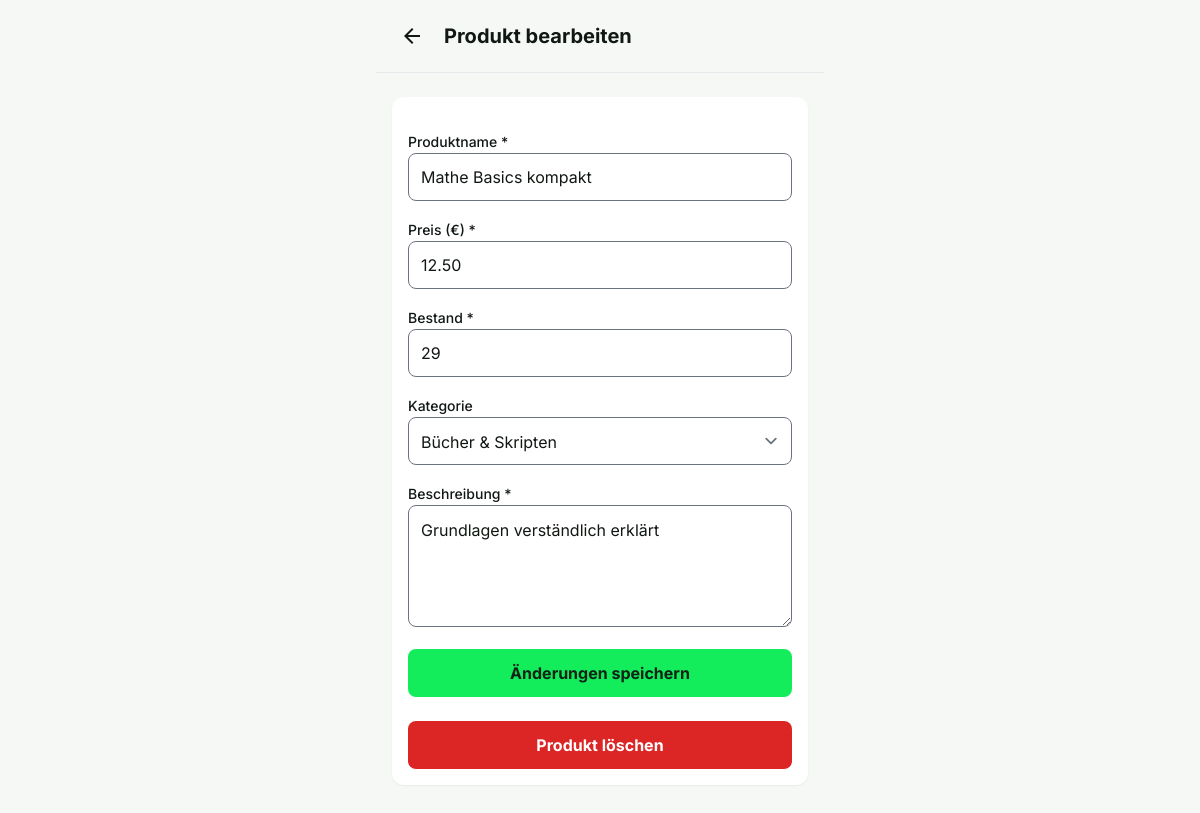
Screenshot of /admin/product_edit.php?id=140 (signed in) with the database file from the repository.
### tables this page shows
CREATE TABLE `products` (
  `id` int(11) NOT NULL,
  `name` varchar(255) NOT NULL,
  `price` decimal(10,2) NOT NULL,
  `description` text DEFAULT NULL,
  `image` varchar(255) DEFAULT NULL,
  `category_id` int(11) DEFAULT NULL
);

CREATE TABLE `stock` (
  `product_id` int(11) NOT NULL,
  `quantity` int(11) NOT NULL DEFAULT 0,
  `updated_at` datetime DEFAULT current_timestamp() ON UPDATE current_timestamp()
);

CREATE TABLE `categories` (
  `id` int(11) NOT NULL,
  `name` varchar(100) NOT NULL,
  `description` text DEFAULT NULL
);

### public/admin/product_edit.php (the view, shortened to what this page needs)
<?php
require "../../includes/db.php";
$productId = (int)($_GET["id"] ?? 0);
$stmt = $pdo->prepare("
    SELECT id, name, price, description, category_id
    FROM products
    WHERE id = ?
");
$stmt->execute([$productId]);
$product = $stmt->fetch(PDO::FETCH_ASSOC);
$stmt = $pdo->prepare("
    SELECT quantity
    FROM stock
    WHERE product_id = ?
");
$stmt->execute([$productId]);
$stockRow = $stmt->fetch(PDO::FETCH_ASSOC);
$stock = $stockRow ? (int)$stockRow["quantity"] : 0;
$stmt = $pdo->query("
    SELECT id, name
    FROM categories
    ORDER BY name ASC
");
$categories = $stmt->fetchAll(PDO::FETCH_ASSOC);
?>
<!DOCTYPE html>
<html lang="de">
<head>
<script src="https://cdn.tailwindcss.com?plugins=forms"></script>
</head>
<body class="bg-bgLight font-display text-[#111813]">
<div class="max-w-md mx-auto min-h-screen pb-24">
<header class="sticky top-0 bg-bgLight/95 backdrop-blur border-b px-4 py-4 flex items-center gap-3">
    <a href="products.php"
       class="flex size-10 items-center justify-center rounded-full hover:bg-gray-100">
        <span class="material-symbols-outlined">arrow_back</span>
    </a>
    <h1 class="text-xl font-bold">Produkt bearbeiten</h1>
</header>
<div class="px-4 mt-6 space-y-6">
<div class="bg-surface rounded-xl p-4 shadow-sm">
    <form method="post" class="space-y-4">
        <label class="block">
            <span class="text-sm font-medium">Produktname *</span>
            <input type="text" name="name" required
                   value="<?= htmlspecialchars($product["name"]); ?>"
                   class="w-full h-12 rounded-lg border p-3">
        </label>
        <label class="block">
            <span class="text-sm font-medium">Preis (€) *</span>
            <input type="number" step="0.01" name="price" required
                   value="<?= htmlspecialchars($product["price"]); ?>"
                   class="w-full h-12 rounded-lg border p-3">
        </label>
        <label class="block">
            <span class="text-sm font-medium">Bestand *</span>
            <input type="number" min="0" name="stock" required
                   value="<?= htmlspecialchars((string)$stock); ?>"
                   class="w-full h-12 rounded-lg border p-3">
        </label>
        <label class="block">
            <span class="text-sm font-medium">Kategorie</span>
            <select name="category_id" class="w-full h-12 rounded-lg border p-3">
                <?php foreach ($categories as $cat): ?>
                    <option value="<?= (int)$cat["id"]; ?>"
                        <?php if ((int)$cat["id"] === (int)$product["category_id"]) echo "selected"; ?>>
                        <?= htmlspecialchars($cat["name"]); ?>
                    </option>
                <?php endforeach; ?>
            </select>
        </label>
        <label class="block">
            <span class="text-sm font-medium">Beschreibung *</span>
            <textarea name="description" rows="4" required
                      class="w-full rounded-lg border p-3"><?= htmlspecialchars($product["description"]); ?></textarea>
        </label>
        <button type="submit"
                class="w-full h-12 bg-primary font-bold rounded-lg text-[#102216]">
            Änderungen speichern
        </button>
    </form>
    <form method="post"
          onsubmit="return confirm('Produkt wirklich endgültig löschen?');"
          class="mt-6">
        <button type="submit"
                class="w-full h-12 bg-red-600 hover:bg-red-700 text-white font-bold rounded-lg">
            Produkt löschen
        </button>
    </form>
</div>
</div>
</div>
</body>
</html>

### rows the page displays
products: name "Mathe Basics kompakt", price "12.50", category_id "Bücher & Skripten", description "Grundlagen verständlich erklärt"
stock: stock "29"
